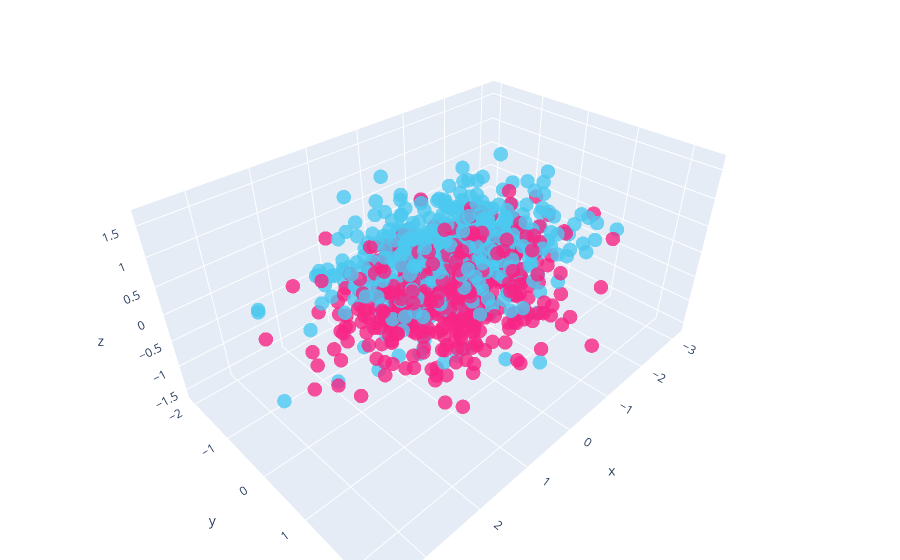

The notebook cell saved with this chart:
### Code cell
fig = go.Figure(data=[go.Scatter3d(
    x=df_transformed['A'],
    y=df_transformed['B'],
    z=df_transformed['C'],
    mode='markers',
    marker=dict(
        size=5,
        color=df_transformed['class'],                # set color to an array/list of desired values
        colorscale=[[0, '#f72585'], [1.0, '#4cc9f0']],   # choose a colorscale
        opacity=0.8,
        
    )
)])

# tight layout
fig.update_layout(margin=dict(l=0, r=0, b=0, t=0))
fig.show()

### Figure 1 — Plotly figure (JSON) as saved in the notebook; plotly's stock layout.template omitted (floating-point values rounded to 4 significant figures; data arrays with more than 128 entries replaced by an {"elided": "..."} marker saying what was removed)
{"data": [{"marker": {"color": {"elided": "1000 int values"}, "colorscale": [[0, "#f72585"], [1, "#4cc9f0"]], "opacity": 0.8, "size": 5}, "mode": "markers", "type": "scatter3d", "x": {"elided": "1000 float values"}, "y": {"elided": "1000 float values"}, "z": {"elided": "1000 float values"}}], "layout": {"margin": {"b": 0, "l": 0, "r": 0, "t": 0}}}
